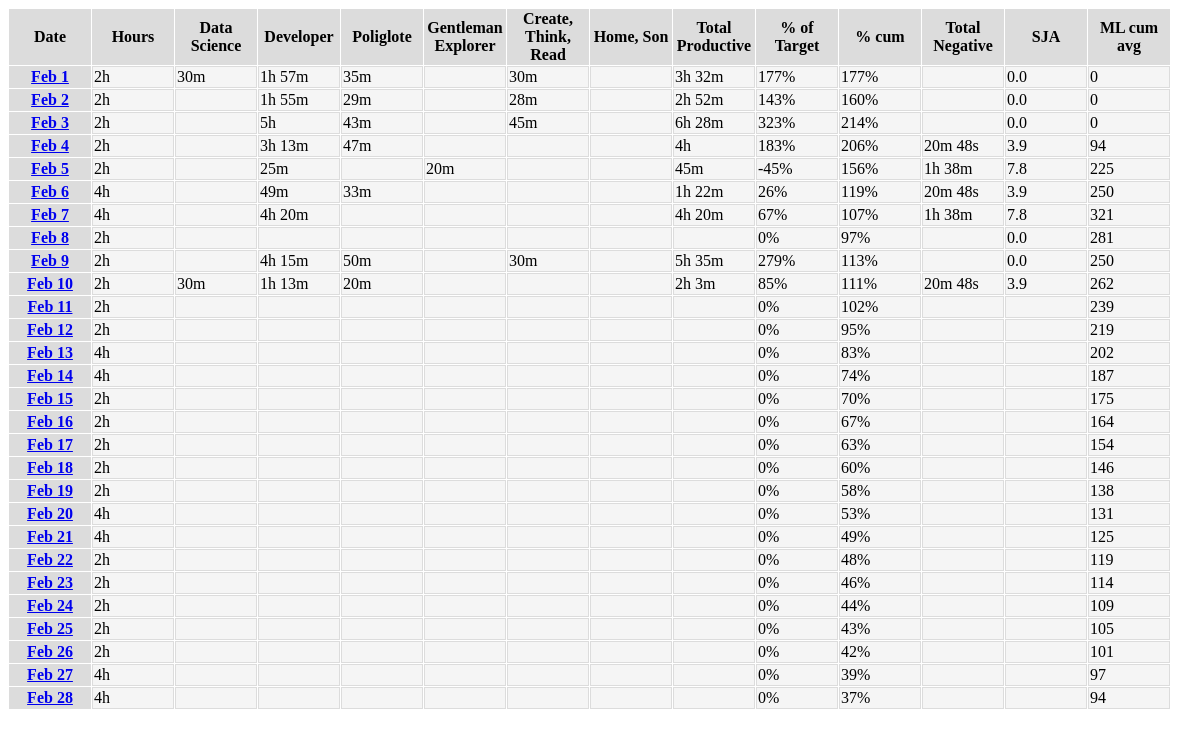
The page / on the database its author committed.
### mymonth/models.py (models this page shows, shortened)
class Days(db.Model):
    id = db.Column(db.Date, primary_key = True)
    ds = db.Column(db.Interval)   # Data Science
    dev = db.Column(db.Interval)  # Developer
    pol = db.Column(db.Interval)  # Poliglote
    ge = db.Column(db.Interval)   # Gentleman Explorer
    crt = db.Column(db.Interval)  # Create Read Think
    hs = db.Column(db.Interval)   # Home Son
    alk = db.Column(db.Float)     # Alko

### mymonth/routes.py (the view)
@app.route('/')
def home():
    month_start, month_end, month_all_days = get_month_days(REF_DATE)
    days = Days.query.filter(Days.id >= month_start).filter(Days.id <= month_end).all()
    days_in_db = [day.id for day in days]
    for day_index in month_all_days:
        if day_index not in days_in_db:
            db.session.add(Days(id=day_index))
        db.session.commit()
    days = Days.query.filter(Days.id >= month_start).filter(Days.id <= month_end).all()
    cum_TargetHours = timedelta()
    cum_TotalProductive = timedelta()
    cum_TotalNegative = timedelta()
    cum_alk = 0
    for i, day in enumerate(days, start=1):
        day.s_TargetHours = get_target_productive_hours_per_day(day.id)
        day.s_TotalProductive = timedelta(seconds=0)
        for col in ['ds', 'dev', 'pol', 'ge', 'crt', 'hs']:
            value = getattr(day, col)
            if value is not None:
                day.s_TotalProductive += value
        day.s_TotalNegative = timedelta(seconds=0)
        if day.alk is not None:
            day.s_TotalNegative = max(day.alk - 2.86, 0)*timedelta(minutes=20)
            cum_alk += day.alk
        day.s_PercOfTarget = (day.s_TotalProductive - day.s_TotalNegative) / day.s_TargetHours
        cum_TargetHours += day.s_TargetHours
        cum_TotalProductive += day.s_TotalProductive
        cum_TotalNegative += day.s_TotalNegative
        day.cum_PercOfTarget = (cum_TotalProductive - cum_TotalNegative) / cum_TargetHours
        day.cum_alk = (cum_alk / i) / 7.8 * 750
    return render_template('home.html', days=days, f_string_from_duration=string_from_duration, f_string_from_float=string_from_float)

### mymonth/utils.py (called while the page is built)
def get_month_days(reference_date):
    first_day = date(year=reference_date.year, month=reference_date.month, day=1)
    last_day = date(year=reference_date.year, month=reference_date.month, day=monthrange(year=reference_date.year, month=reference_date.month)[1])
    days_in_month = (last_day - first_day).days + 2
    all_days = [date(year=first_day.year, month=first_day.month, day=day) for day in range(1, days_in_month)]
    return first_day, last_day, all_days

def string_from_duration(x):
    if x is None or x.total_seconds() == 0:
        return ''
    total_seconds = x.total_seconds()
    days = total_seconds // 86400
    total_seconds -= days * 86400
    hours = total_seconds // 3600
    total_seconds -= hours * 3600
    minutes = total_seconds // 60
    total_seconds -= minutes * 60
    seconds = total_seconds
    duration_items = [(days, 'd'), (hours, 'h'), (minutes, 'm'), (seconds, 's')]
    non_zero_items = 0
    for item in duration_items:
        if item[0] != 0:
            non_zero_items += 1
    if non_zero_items > 2:
        duration_items.pop(-1)
    outcome = ''
    for item in duration_items:
        if item[0] != 0:
            outcome += f'{int(item[0])}{item[1]} '
    return outcome[:-1]

def string_from_float(x):
    outcome = x
    if x is None:
        outcome = ''
    return outcome

def get_target_productive_hours_per_day(input_date):
    weekday_nb = input_date.weekday()
    dict_productive_hours_per_weekday = {0: 2, 1: 2, 2: 2, 3: 2, 4: 2, 5: 4, 6: 4}
    return timedelta(hours=dict_productive_hours_per_weekday.get(weekday_nb))

### mymonth/templates/home.html
{% extends "layout.html" %}
{% block content %}
<table>
    <tr>
        <th>Date</th>
        <th>Hours</th>
        <th>Data Science</th>
        <th>Developer</th>
        <th>Poliglote</th>
        <th>Gentleman Explorer</th>
        <th>Create, Think, Read</th>
        <th>Home, Son</th>
        <th>Total Productive</th>
        <th>% of Target</th>
        <th>% cum</th>
        <th>Total Negative</th>
        <th>SJA</th>
        <th>ML cum avg</th>
    </tr>
{% for day in days %}
    <tr>
        <th><a href="{{url_for('edit_day', id_day=day.id) }}">{{ day.id.strftime('%b %e') }}</a></th>
        <td>{{ f_string_from_duration(day.s_TargetHours) }}</td>
        <td>{{ f_string_from_duration(day.ds) }}</td>
        <td>{{ f_string_from_duration(day.dev) }}</td>
        <td>{{ f_string_from_duration(day.pol) }}</td>
        <td>{{ f_string_from_duration(day.ge) }}</td>
        <td>{{ f_string_from_duration(day.crt) }}</td>
        <td>{{ f_string_from_duration(day.hs) }}</td>
        <td>{{ f_string_from_duration(day.s_TotalProductive) }}</td>
        <td>{{ '{:0.0%}'.format(day.s_PercOfTarget) }}</td>
        <td>{{ '{:0.0%}'.format(day.cum_PercOfTarget) }}</td>
        <td>{{ f_string_from_duration(day.s_TotalNegative) }}</td>
        <td>{{ f_string_from_float(day.alk) }}</td>
        <td>{{ '{:0,.0f}'.format(day.cum_alk) }}</td>
    </tr>
{% endfor %}
</table>
{% endblock content %}

### mymonth/static/styles.css (style rules this page uses)
table { border-spacing: 1px; }
td { background-color: whitesmoke; border: 1px solid gainsboro; }
th { background-color: gainsboro; width: 80px; }

### rows shown on the page
Days: id "Feb 1", f_string_from_duration "2h", ds "30m", dev "1h 57m", pol "35m", crt "30m", f_string_from_duration "3h 32m", s_PercOfTarget "177%", cum_PercOfTarget "177%", alk "0.0", cum_alk "0"
Days: id "Feb 2", f_string_from_duration "2h", dev "1h 55m", pol "29m", crt "28m", f_string_from_duration "2h 52m", s_PercOfTarget "143%", cum_PercOfTarget "160%", alk "0.0", cum_alk "0"
Days: id "Feb 3", f_string_from_duration "2h", dev "5h", pol "43m", crt "45m", f_string_from_duration "6h 28m", s_PercOfTarget "323%", cum_PercOfTarget "214%", alk "0.0", cum_alk "0"
Days: id "Feb 4", f_string_from_duration "2h", dev "3h 13m", pol "47m", f_string_from_duration "4h", s_PercOfTarget "183%", cum_PercOfTarget "206%", f_string_from_duration "20m 48s", alk "3.9", cum_alk "94"
Days: id "Feb 5", f_string_from_duration "2h", dev "25m", ge "20m", f_string_from_duration "45m", s_PercOfTarget "-45%", cum_PercOfTarget "156%", f_string_from_duration "1h 38m", alk "7.8", cum_alk "225"
Days: id "Feb 6", f_string_from_duration "4h", dev "49m", pol "33m", f_string_from_duration "1h 22m", s_PercOfTarget "26%", cum_PercOfTarget "119%", f_string_from_duration "20m 48s", alk "3.9", cum_alk "250"
Days: id "Feb 7", f_string_from_duration "4h", dev "4h 20m", f_string_from_duration "4h 20m", s_PercOfTarget "67%", cum_PercOfTarget "107%", f_string_from_duration "1h 38m", alk "7.8", cum_alk "321"
Days: id "Feb 8", f_string_from_duration "2h", s_PercOfTarget "0%", cum_PercOfTarget "97%", alk "0.0", cum_alk "281"
Days: id "Feb 9", f_string_from_duration "2h", dev "4h 15m", pol "50m", crt "30m", f_string_from_duration "5h 35m", s_PercOfTarget "279%", cum_PercOfTarget "113%", alk "0.0", cum_alk "250"
Days: id "Feb 10", f_string_from_duration "2h", ds "30m", dev "1h 13m", pol "20m", f_string_from_duration "2h 3m", s_PercOfTarget "85%", cum_PercOfTarget "111%", f_string_from_duration "20m 48s", alk "3.9", cum_alk "262"
Days: id "Feb 11", f_string_from_duration "2h", s_PercOfTarget "0%", cum_PercOfTarget "102%", cum_alk "239"
Days: id "Feb 12", f_string_from_duration "2h", s_PercOfTarget "0%", cum_PercOfTarget "95%", cum_alk "219"
Days: id "Feb 13", f_string_from_duration "4h", s_PercOfTarget "0%", cum_PercOfTarget "83%", cum_alk "202"
Days: id "Feb 14", f_string_from_duration "4h", s_PercOfTarget "0%", cum_PercOfTarget "74%", cum_alk "187"
Days: id "Feb 15", f_string_from_duration "2h", s_PercOfTarget "0%", cum_PercOfTarget "70%", cum_alk "175"
Days: id "Feb 16", f_string_from_duration "2h", s_PercOfTarget "0%", cum_PercOfTarget "67%", cum_alk "164"
Days: id "Feb 17", f_string_from_duration "2h", s_PercOfTarget "0%", cum_PercOfTarget "63%", cum_alk "154"
Days: id "Feb 18", f_string_from_duration "2h", s_PercOfTarget "0%", cum_PercOfTarget "60%", cum_alk "146"
Days: id "Feb 19", f_string_from_duration "2h", s_PercOfTarget "0%", cum_PercOfTarget "58%", cum_alk "138"
Days: id "Feb 20", f_string_from_duration "4h", s_PercOfTarget "0%", cum_PercOfTarget "53%", cum_alk "131"
Days: id "Feb 21", f_string_from_duration "4h", s_PercOfTarget "0%", cum_PercOfTarget "49%", cum_alk "125"
Days: id "Feb 22", f_string_from_duration "2h", s_PercOfTarget "0%", cum_PercOfTarget "48%", cum_alk "119"
Days: id "Feb 23", f_string_from_duration "2h", s_PercOfTarget "0%", cum_PercOfTarget "46%", cum_alk "114"
Days: id "Feb 24", f_string_from_duration "2h", s_PercOfTarget "0%", cum_PercOfTarget "44%", cum_alk "109"
Days: id "Feb 25", f_string_from_duration "2h", s_PercOfTarget "0%", cum_PercOfTarget "43%", cum_alk "105"
Days: id "Feb 26", f_string_from_duration "2h", s_PercOfTarget "0%", cum_PercOfTarget "42%", cum_alk "101"
Days: id "Feb 27", f_string_from_duration "4h", s_PercOfTarget "0%", cum_PercOfTarget "39%", cum_alk "97"
Days: id "Feb 28", f_string_from_duration "4h", s_PercOfTarget "0%", cum_PercOfTarget "37%", cum_alk "94"
